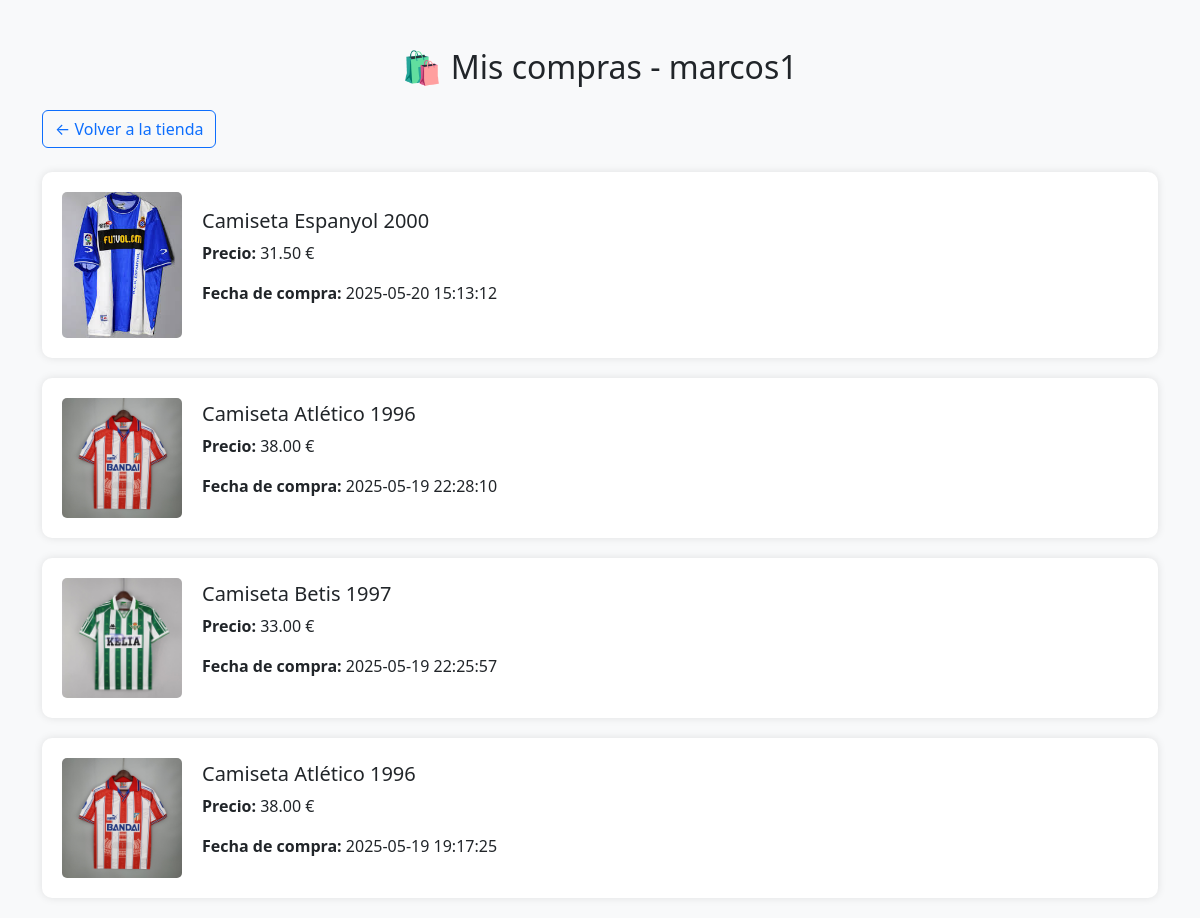
Screenshot of /mis_compras.php (signed in) with the database file from the repository.
### tables this page shows
CREATE TABLE `compras` (
  `id` int(11) NOT NULL,
  `usuario` varchar(50) DEFAULT NULL,
  `referencia_producto` varchar(10) DEFAULT NULL,
  `fecha` datetime DEFAULT current_timestamp()
);

CREATE TABLE `productos` (
  `referencia` varchar(10) NOT NULL,
  `nombre` varchar(100) DEFAULT NULL,
  `precio` decimal(6,2) DEFAULT NULL,
  `imagen` varchar(255) NOT NULL
);

### mis_compras.php (the view, shortened to what this page needs)
<?php
require 'conexion.php';
$usuario = $_SESSION["usuario"];
$sql = "SELECT c.referencia_producto, p.nombre, p.precio, p.imagen, c.fecha
        FROM compras c
        JOIN productos p ON c.referencia_producto = p.referencia
        WHERE c.usuario = ?
        ORDER BY c.fecha DESC";
$stmt = $conn->prepare($sql);
$stmt->bind_param("s", $usuario);
$stmt->execute();
$resultado = $stmt->get_result();
?>
<!DOCTYPE html>
<html lang="es">
<head>
  <link href="https://cdn.jsdelivr.net/npm/bootstrap@5.3.2/dist/css/bootstrap.min.css" rel="stylesheet">
</head>
<body>
<div class="container mt-5">
  <h2 class="mb-4 text-center">🛍️ Mis compras - <?php echo $usuario; ?></h2>
  <a href="tienda.php" class="btn btn-outline-primary mb-4">← Volver a la tienda</a>
  <?php
  if ($resultado->num_rows > 0) {
      while ($fila = $resultado->fetch_assoc()) {
          echo '<div class="compra">';
          echo '<img src="' . $fila["imagen"] . '" alt="Camiseta comprada">';
          echo '<div>';
          echo '<h5>' . $fila["nombre"] . '</h5>';
          echo '<p><strong>Precio:</strong> ' . $fila["precio"] . ' €</p>';
          echo '<p><strong>Fecha de compra:</strong> ' . $fila["fecha"] . '</p>';
          echo '</div>';
          echo '</div>';
      }
  } else {
      echo '<p class="text-center">❌ Aún no has realizado ninguna compra.</p>';
  }
  ?>
</div>
</body>
</html>

### mis_compras.php (style rules this page uses)
body { background-color: #f8f9fa; }
.compra { background-color: white; padding: 20px; border-radius: 10px; box-shadow: 0 0 8px rgba(0,0,0,0.1); margin-bottom: 20px; display: flex; align-items: center; }
.compra img { width: 120px; height: auto; border-radius: 5px; margin-right: 20px; object-fit: cover; }

### rows the page displays
compras: shows a picture, productos.nombre "Camiseta Espanyol 2000", productos.precio "31.50", fecha "2025-05-20 15:13:12"
compras: productos.nombre "Camiseta Atlético 1996", productos.precio "38.00", fecha "2025-05-19 22:28:10"
compras: shows a picture, productos.nombre "Camiseta Betis 1997", productos.precio "33.00", fecha "2025-05-19 22:25:57"
compras: productos.nombre "Camiseta Atlético 1996", productos.precio "38.00", fecha "2025-05-19 19:17:25"

### other values shown
$usuario "marcos1"
